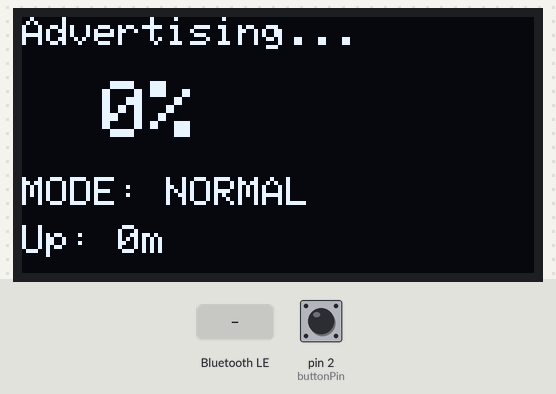
Recording of a sketch running on a simulated Arduino Nano, built with avr-gcc and run on an emulated ATmega328P. Shown: 128×64 one-colour display. Inputs (shaded band) come from the test bench; at power-on: pin 2 (buttonPin) HIGH. The display library's start-up logo is not drawn; nothing arrives over Bluetooth unless stated; a phone connects over Bluetooth LE 3 s after start; what the sketch prints to the serial monitor is not drawn.

Above: at 1.2 s.
At 4.7 s:
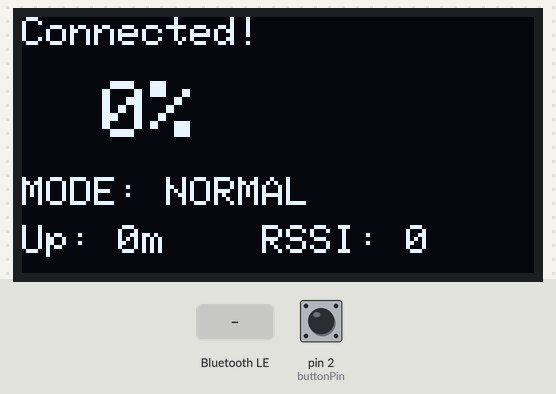
4.8 s: Bluetooth LE write "C" received
At 5.7 s:
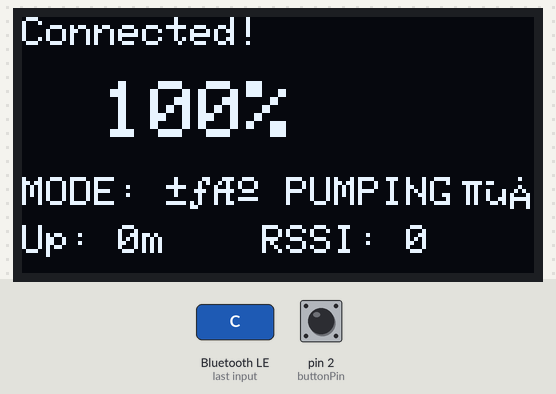
6.3 s: Bluetooth LE write "N" received
At 7.0 s:
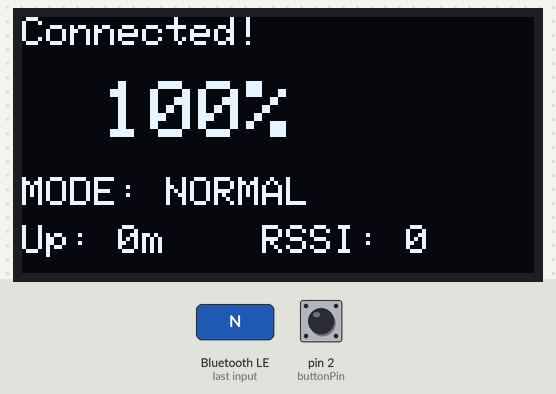
Timing chart, 0 to 9.3 s (numbered marks = the images above; inputs shaded):
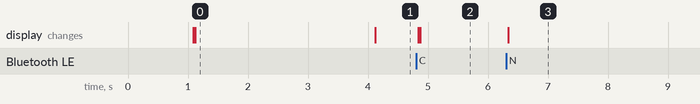

The sketch:

Plant_Sensor.ino
```cpp
// Nano_ESP32_Sensor_Final.ino
// Final firmware for the Sensor Unit (Arduino Nano ESP32).
// Improved version with immediate display updates on mode changes

#include <ArduinoBLE.h>
#include <SPI.h>
#include <Wire.h>
#include <Adafruit_GFX.h>
#include <Adafruit_SSD1306.h>

// -- Configuration --
#define SCREEN_WIDTH 128
#define SCREEN_HEIGHT 64
#define OLED_RESET    -1
Adafruit_SSD1306 display(SCREEN_WIDTH, SCREEN_HEIGHT, &Wire, OLED_RESET);

const int soilSensorPin = A0;
const int buttonPin = 2;

// BLE Service and Characteristics
BLEService plantService("fc5fd9af-66af-9f8e-eb7d-ba9f820876cc");
BLEUnsignedIntCharacteristic moistureCharacteristic("81dc8cfd-8dbf-9ef8-d873-8068b978a7cc", BLERead | BLENotify);
BLECharCharacteristic commandCharacteristic("d3dd9acf-7656-99fb-0907-6bb7a34888cc", BLEWrite);

enum Mode { NORMAL, CONTINUOUS };
Mode currentMode = NORMAL;
Mode previousMode = NORMAL; // Track mode changes

unsigned long previousMillis = 0;
const long normalInterval = 300000; // 5 minutes
const long continuousInterval = 5000;  // 5 seconds

bool initialReadingSent = false;
int lastMoistureReading = 0; // Store last reading for display

void setup() {
  Serial.begin(115200);

  // -- Initialize OLED Display --
  if(!display.begin(SSD1306_SWITCHCAPVCC, 0x3C)) {
    Serial.println(F("SSD1306 allocation failed"));
    for(;;);
  }
  display.display();
  delay(1000);
  display.clearDisplay();
  display.setTextSize(1);
  display.setTextColor(SSD1306_WHITE);
  display.setCursor(0,0);
  display.println("🌱 Sensor Unit");
  display.setCursor(0,16);
  display.println("Starting...");
  display.display();

  // -- Initialize Button --
  pinMode(buttonPin, INPUT_PULLUP);

  // -- Initialize BLE --
  if (!BLE.begin()) {
    Serial.println("BLE initialization failed!");
    display.clearDisplay();
    display.setCursor(0,0);
    display.println("❌ BLE Error");
    display.display();
    while (1);
  }

  BLE.setLocalName("NanoPlantSensor");
  BLE.setAdvertisedService(plantService);
  plantService.addCharacteristic(moistureCharacteristic);
  plantService.addCharacteristic(commandCharacteristic);
  BLE.addService(plantService);

  moistureCharacteristic.writeValue(0);
  commandCharacteristic.writeValue('N');

  BLE.advertise();
  updateDisplayStatus("Advertising...", 0, NORMAL);

  Serial.println("✓ Sensor unit initialized");
  Serial.println("🔍 Waiting for connection...");
}

void loop() {
  BLEDevice central = BLE.central();

  if (central) {
    Serial.println("✓ Control unit connected!");
    updateDisplayStatus("Connected!", lastMoistureReading, currentMode);

    initialReadingSent = false;

    while (central.connected()) {
      // Send initial reading immediately when subscribed
      if (!initialReadingSent) {
        if (moistureCharacteristic.subscribed()) {
          updateAndSendMoisture();
          previousMillis = millis();
          initialReadingSent = true;
          Serial.println("📊 Initial moisture reading sent");
        }
      }

      // Send periodic readings based on current mode
      if (initialReadingSent) {
          unsigned long currentMillis = millis();
          long interval = (currentMode == CONTINUOUS) ? continuousInterval : normalInterval;

          if (currentMillis - previousMillis >= interval) {
            previousMillis = currentMillis;
            updateAndSendMoisture();
          }
      }

      // Check for mode change commands from control unit
      if (commandCharacteristic.written()) {
        char cmd = commandCharacteristic.value();
        Mode newMode = currentMode;

        if (cmd == 'C') {
          newMode = CONTINUOUS;
        } else if (cmd == 'N') {
          newMode = NORMAL;
        }

        // If mode changed, update immediately
        if (newMode != currentMode) {
          currentMode = newMode;
          Serial.println("🔄 Mode changed to: " + String(currentMode == CONTINUOUS ? "CONTINUOUS" : "NORMAL"));

          // Immediate display update when mode changes
          updateDisplayStatus("Connected!", lastMoistureReading, currentMode);

          // Also send immediate moisture reading when switching to continuous mode
          if (currentMode == CONTINUOUS) {
            Serial.println("💧 Pump starting - switching to fast readings");
            updateAndSendMoisture();
            previousMillis = millis(); // Reset timer
          } else {
            Serial.println("⏸️ Pump stopped - returning to normal readings");
          }
        }
      }

      delay(10);
    }

    Serial.println("📡 Control unit disconnected");
    updateDisplayStatus("Disconnected", lastMoistureReading, currentMode);
    delay(1000);
    updateDisplayStatus("Advertising...", lastMoistureReading, currentMode);
  }

  // Manual button reading (works even when disconnected)
  if (digitalRead(buttonPin) == LOW) {
      delay(50); // Debounce
      if (digitalRead(buttonPin) == LOW) {
         Serial.println("🔘 Manual reading requested");
         updateAndSendMoisture();

         // Show "Manual Read" briefly
         display.clearDisplay();
         display.setTextSize(1);
         display.setCursor(0,0);
         display.println("Manual Reading...");
         display.setTextSize(2);
         display.setCursor(20, 20);
         display.print(lastMoistureReading);
         display.print("%");
         display.display();

         delay(2000);
         updateDisplayStatus(central.connected() ? "Connected!" : "Advertising...", lastMoistureReading, currentMode);
      }
  }
}

void updateAndSendMoisture() {
  // Calibrated values for the sensor.
  const int dryValue = 3347;
  const int wetValue = 1408;

  int sensorValue = analogRead(soilSensorPin);
  int moisturePercent = map(sensorValue, dryValue, wetValue, 0, 100);
  moisturePercent = constrain(moisturePercent, 0, 100);

  lastMoistureReading = moisturePercent; // Store for display

  // Send via BLE if connected
  if (BLE.central()) {
    moistureCharacteristic.writeValue(moisturePercent);
    Serial.println("📊 Sent: " + String(moisturePercent) + "% [" +
                  String(currentMode == CONTINUOUS ? "CONTINUOUS" : "NORMAL") + "]");
  }

  // Update display with new reading
  updateDisplayStatus(BLE.central() ? "Connected!" : "Advertising...", moisturePercent, currentMode);
}

void updateDisplayStatus(String connectionStatus, int moisture, Mode mode) {
  display.clearDisplay();
  display.setTextSize(1);
  display.setTextColor(SSD1306_WHITE);

  // Connection status
  display.setCursor(0,0);
  display.println(connectionStatus);

  // Large moisture reading
  display.setTextSize(2);
  display.setCursor(20, 16);
  display.print(moisture);
  display.print("%");

  // Mode indicator with visual distinction
  display.setTextSize(1);
  display.setCursor(0, 40);
  if (mode == CONTINUOUS) {
    display.println("MODE: 💧 PUMPING");
    // Add blinking indicator for pump mode
    static bool blink = false;
    if (blink) {
      display.setCursor(110, 40);
      display.print("●");
    }
    blink = !blink;
  } else {
    display.println("MODE: NORMAL");
  }

  // Additional status info
  display.setCursor(0, 52);
  unsigned long uptime = millis() / 60000; // minutes
  display.print("Up: " + String(uptime) + "m");

  if (BLE.central()) {
    display.setCursor(60, 52);
    display.print("RSSI: " + String(BLE.central().rssi()));
  }

  display.display();
}
```

Measured:
- after the input at 4.8 s, the display: first changes at once (image 2 shows a later state)
- after the input at 6.3 s, the display: changes at once (image 3)
- what the display in image 0 shows lasts 3.0 s, from 1.1 s to 4.1 s
